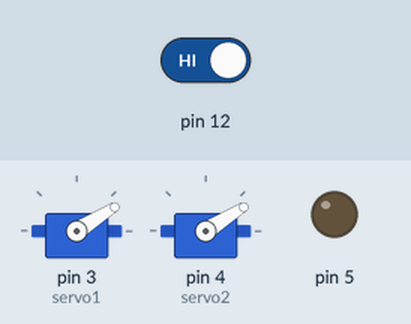
The sketch below on a simulated Arduino Uno, built with avr-gcc and run on an emulated ATmega328P. Shown: 2 × servo, output pins drawn as LEDs (lit = HIGH). Inputs (shaded band) come from the test bench; at power-on: pin 12 HIGH.

Above: at 1.2 s.
1.3 s: pin 12 driven LOW
At 1.3 s:
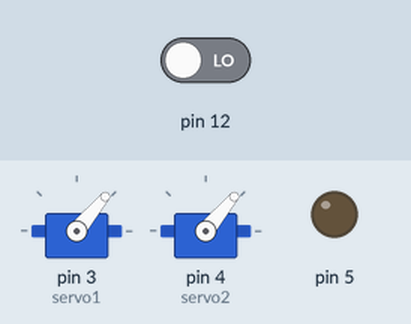
2.8 s: pin 12 driven HIGH
At 3.25 s:
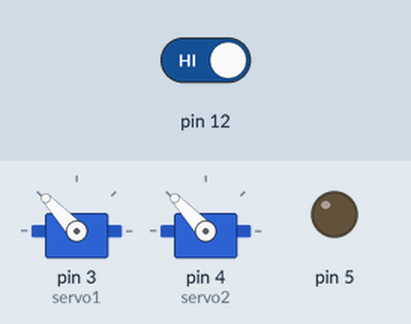
At 3.86 s:
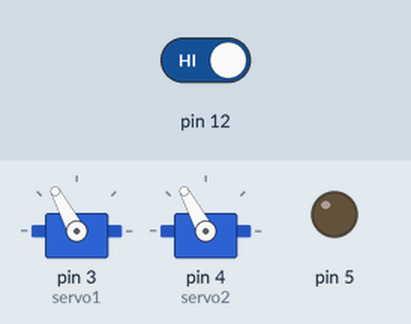
Timing chart, 0 to 11.8 s (numbered marks = the images above; inputs shaded):
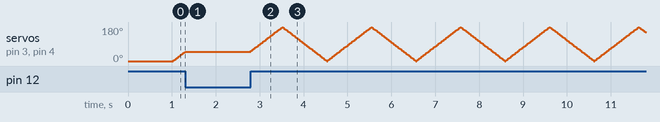

Measured:
- after the input at 1.3 s, servo on pin 3 (servo1), servo on pin 4 (servo2): stays 50° (without the input it goes to 54° after 0.02 s)

The sketch:

twoservos.ino
```cpp
#include <Servo.h>
Servo servo1;
Servo servo2;
int _pos1 = 0;
int _pos2 = 0;

void setup() {
  servo1.attach(3);
  servo2.attach(4);
  pinMode(5, OUTPUT);
  pinMode(6, INPUT_PULLUP);
  digitalWrite(5, LOW);
}

void loop() {
  //schrijf hier je code
  moveServos(0, 0, 1000);
  moveServos(180, 180, 1000);

}


void moveServos(int pos1, int pos2, int time) {
  int loops = time / 20;
  if (loops < 1) loops = 1;
  int start1 = _pos1;
  int start2 = _pos2;
  int stop1 = pos1;
  int stop2 = pos2;
  for (int l = 0; l < loops; l++) {
    servo1.write(calcPos(l, loops, start1, stop1));
    servo2.write(calcPos(l, loops, start2, stop2));
    delay(20);
    do {
    } while (digitalRead(12) == LOW);

  }
  _pos1 = pos1;
  _pos2 = pos2;
}

int calcPos(float loop, float loops, float start, float end) {
  return int(end * (loop / loops)) + (start * (1 - (loop / loops)));
}
```
